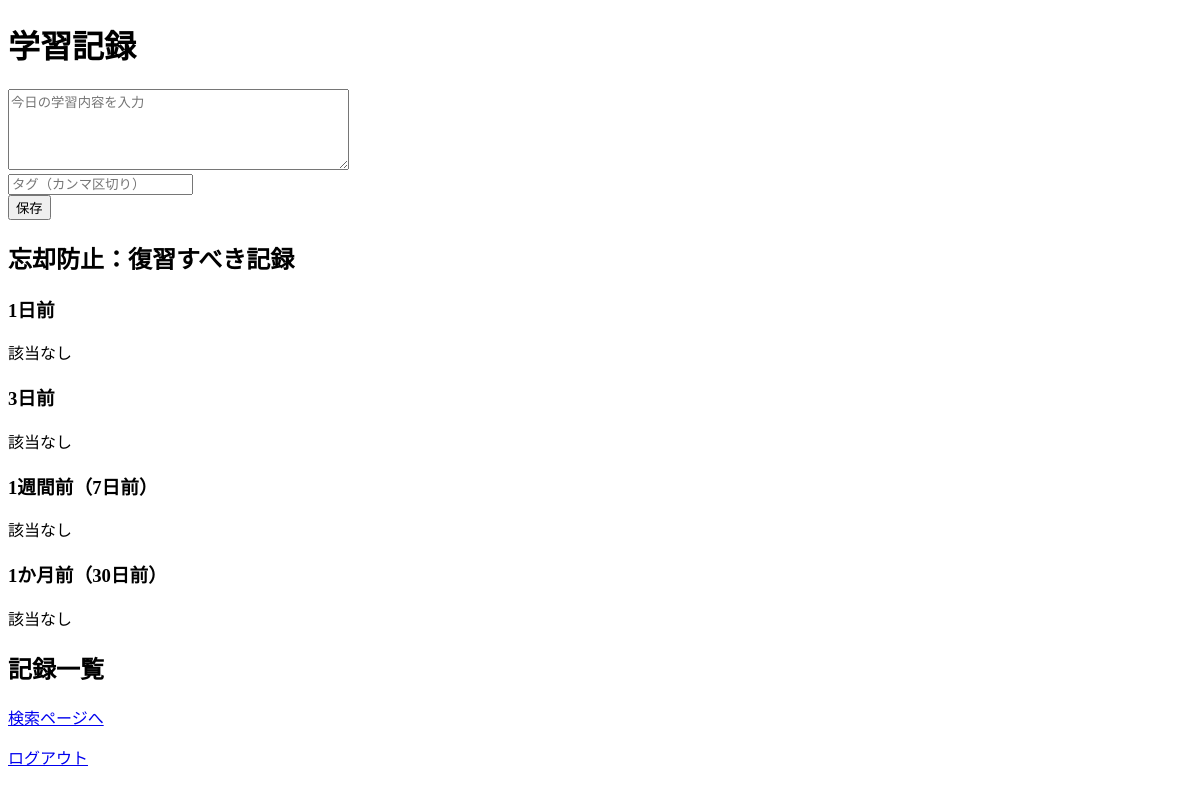
Page / (signed in) on the earlier database version.
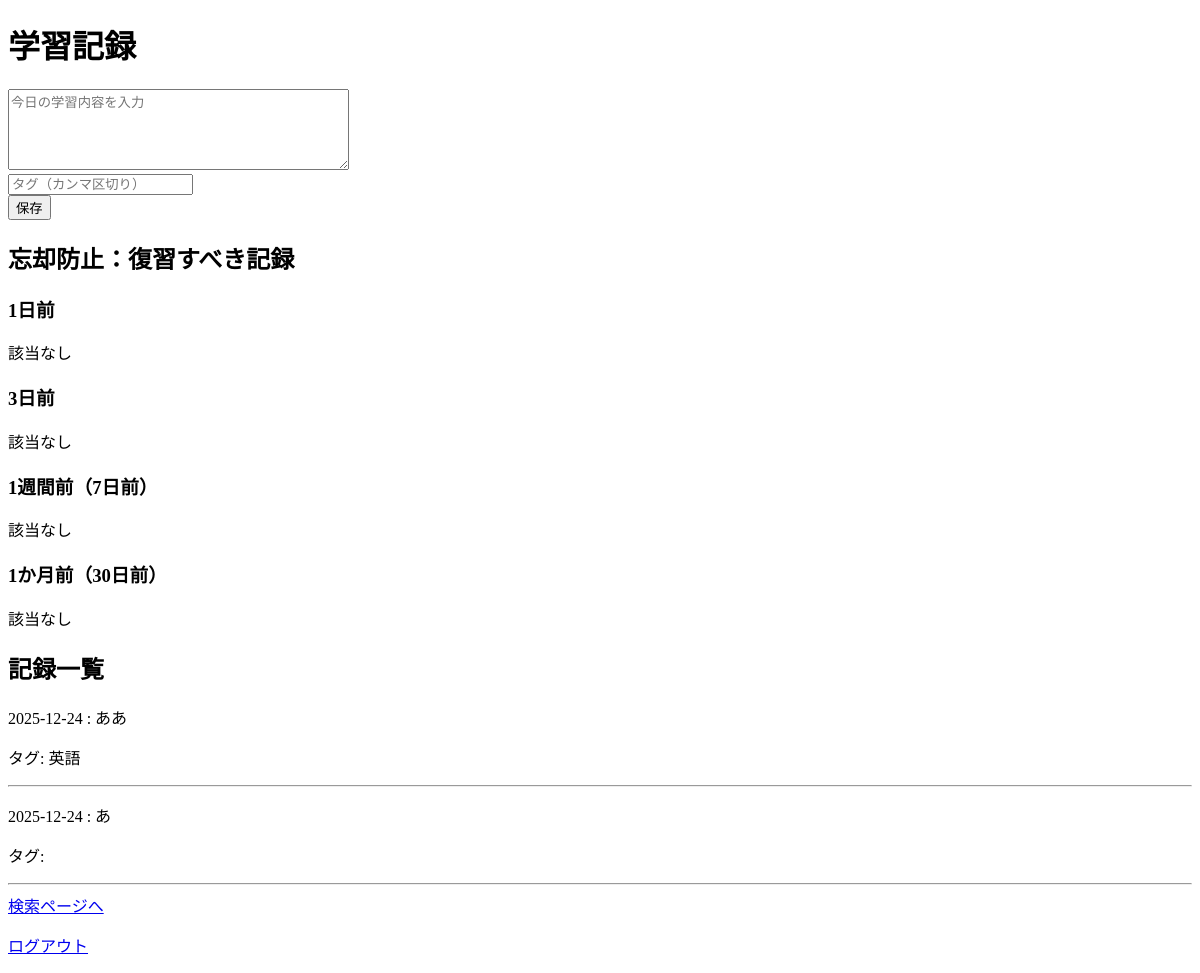
Same page on the later database version.
### app.py (models this page shows)
class StudyLog(db.Model):
    __tablename__ = "study_logs"
    id = db.Column(db.Integer, primary_key=True)
    date = db.Column(db.Date, nullable=False)
    text = db.Column(db.Text, nullable=False)
    tags = db.relationship(
        "Tag",
        secondary=studylog_tags,
        backref="logs"
    )

class Tag(db.Model):
    __tablename__ = "tags"
    id = db.Column(db.Integer, primary_key=True)
    name = db.Column(db.String(30), unique=True, nullable=False)

### app.py (the view, shortened to what this page needs)
@app.route("/", methods=["GET", "POST"])
@login_required
def index():
    today = date.today()
    forget_1 = StudyLog.query.filter_by(date=today - timedelta(days=1)).all()
    forget_3 = StudyLog.query.filter_by(date=today - timedelta(days=3)).all()
    forget_7 = StudyLog.query.filter_by(date=today - timedelta(days=7)).all()
    forget_30 = StudyLog.query.filter_by(date=today - timedelta(days=30)).all()
    logs = StudyLog.query.order_by(StudyLog.date.desc()).all()
    return render_template(
        "index.html",
        logs=logs,
        forget_1=forget_1,
        forget_3=forget_3,
        forget_7=forget_7,
        forget_30=forget_30,
    )

### app.py (called while the page is built)
@login_manager.user_loader
def load_user(user_id):
    return User.query.get(int(user_id))

### templates/index.html (shortened to what this page needs)
<!DOCTYPE html>
<html>
<head>
</head>
<body>
    <h1>学習記録</h1>
    <form method="POST">
        <textarea name="content" rows="5" cols="40" placeholder="今日の学習内容を入力"></textarea><br>
        <input type="text" name="tags" placeholder="タグ（カンマ区切り）"><br>
        <button type="submit">保存</button>
    </form>
<h2>忘却防止：復習すべき記録</h2>
<h3>1日前</h3>
{% if forget_1 %}
    {% for item in forget_1 %}
        <p>{{ item.date }} : {{ item.text }}</p><br>
         {% for tag in item.tags %}
        <small>[{{ tag.name }}]</small>
         {% endfor %}
    {% endfor %}
{% else %}
    <p>該当なし</p>
{% endif %}
<h3>3日前</h3>
{% if forget_3 %}
    {% for item in forget_3 %}
        <p>{{ item.date }} : {{ item.text }}</p><br>
         {% for tag in item.tags %}
        <small>[{{ tag.name }}]</small>
         {% endfor %}
    {% endfor %}
{% else %}
    <p>該当なし</p>
{% endif %}
<h3>1週間前（7日前）</h3>
{% if forget_7 %}
    {% for item in forget_7 %}
        <p>{{ item.date }} : {{ item.text }}</p><br>
         {% for tag in item.tags %}
        <small>[{{ tag.name }}]</small>
         {% endfor %}
    {% endfor %}
{% else %}
    <p>該当なし</p>
{% endif %}
<h3>1か月前（30日前）</h3>
{% if forget_30 %}
    {% for item in forget_30 %}
        <p>{{ item.date }} : {{ item.text }}</p><br>
         {% for tag in item.tags %}
        <small>[{{ tag.name }}]</small>
         {% endfor %}
    {% endfor %}
{% else %}
    <p>該当なし</p>
{% endif %}
<h2>記録一覧</h2>
{% for item in logs %}
    <p>{{ item.date }} : {{ item.text }}</p>
    <p>タグ:
        {% for tag in item.tags %}
            {{ tag.name }}{% if not loop.last %}, {% endif %}
        {% endfor %}
    <hr>
{% endfor %}
<a href="/search">検索ページへ</a>
<p><a href="{{ url_for('logout') }}">ログアウト</a></p>
</body>
</html>

Differences in the rows shown:
added StudyLog: date "2025-12-24", text "ああ"
added Tag: name "英語"
added StudyLog: date "2025-12-24", text "あ"
